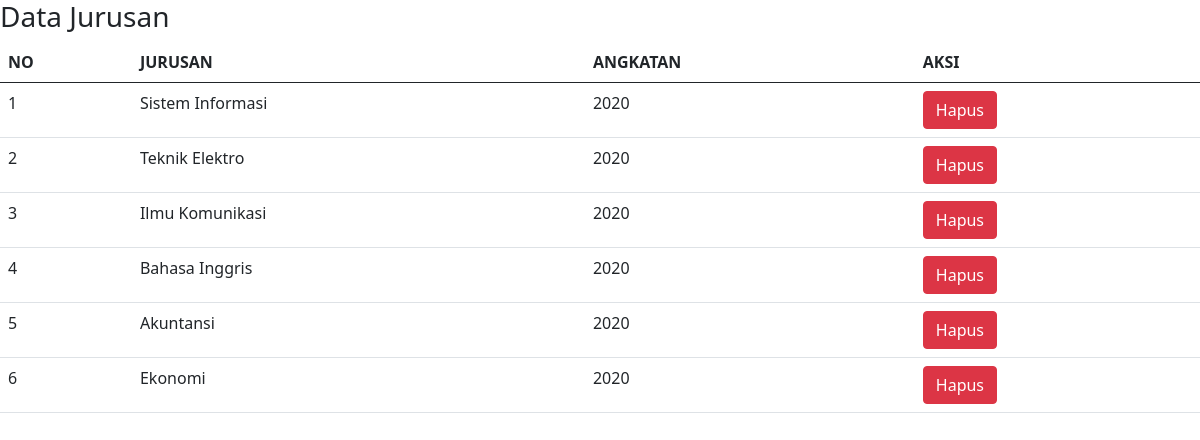
Before: /tampil_jurusan.php with the older database file.
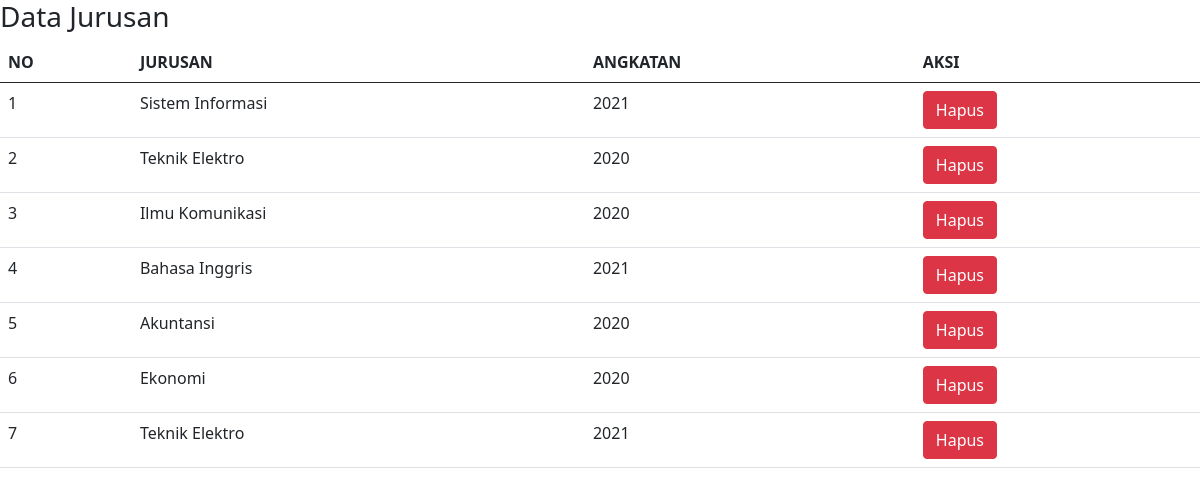
After: the same page with the newer database file.
### tables this page shows
CREATE TABLE `jurusan` (
  `id_jurusan` int(11) NOT NULL,
  `nama_jurusan` varchar(20) NOT NULL,
  `angkatan` int(20) NOT NULL
);

### tampil_jurusan.php (the view, shortened to what this page needs)
<!DOCTYPE html>
<html>
<head>
	<link href="https://cdn.jsdelivr.net/npm/bootstrap@5.0.2/dist/css/bootstrap.min.css" rel="stylesheet">
</head>
<body>
    <h3>Data Jurusan</h3>
    <table class="table table-hover table-spriped">
    	<thead>
    		<tr>
    			<th>NO</th><th>JURUSAN</th><th>ANGKATAN</th>
    			<th>AKSI</th>
    		</tr>
    	</thead>
    	<tbody>
    		<?php
    		include "koneksi.php";
    		$qry_jurusan=mysqli_query($conn,"select * from jurusan");
    		$no=0;
    		while($id_jurusan=mysqli_fetch_array($qry_jurusan)){
    	    $no++;?>
    	    <tr>
    	    	<td><?=$no?></td><td><?=$id_jurusan['nama_jurusan']?></td><td><?=$id_jurusan['angkatan']?></td>
    	    	<td><a href="hapus_jurusan.php?id_jurusan=<?=$id_jurusan['id_jurusan']?>" onclick="return cofirm('Apakah anda yakin menghapus data ini?')" class="btn btn-danger">Hapus</a></td>
    	    </tr>
    	    <?php
    		}
    		?>
    	</tbody>
    </table>
</body>
</html>

Changed rows visible on the page:
changed jurusan "Sistem Informasi": angkatan "2020" → "2021"
changed jurusan "Bahasa Inggris": angkatan "2020" → "2021"
added jurusan: nama_jurusan "Teknik Elektro", angkatan "2021"
